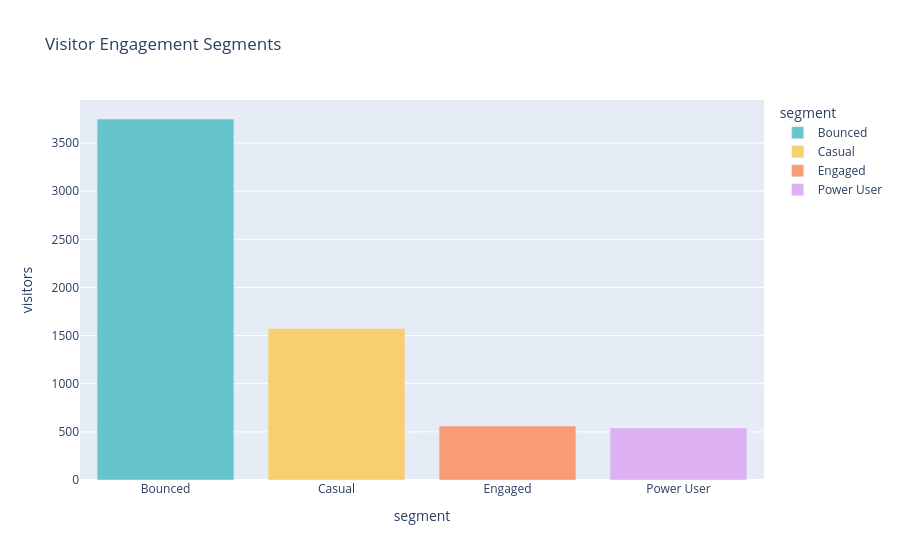

Notebook code for this chart:
### Markdown cell above
## 9  Visitor Engagement Segments

Classify human visitors by how many page requests they made:

| Segment | Requests per IP |
|---------|----------------|
| Bounced | 1 |
| Casual | 2–4 |
| Engaged | 5–15 |
| Power User | 16+ |

### Code cell
visit_counts = df_humans.groupby('ip').size()

def segment(n):
    if n == 1:   return 'Bounced'
    if n <= 4:   return 'Casual'
    if n <= 15:  return 'Engaged'
    return 'Power User'

segments = visit_counts.apply(segment).value_counts().reset_index()
segments.columns = ['segment', 'visitors']

order = ['Bounced', 'Casual', 'Engaged', 'Power User']
segments['segment'] = pd.Categorical(segments['segment'], categories=order, ordered=True)
segments = segments.sort_values('segment')

fig = px.bar(
    segments, x='segment', y='visitors',
    title='Visitor Engagement Segments',
    color='segment',
    color_discrete_sequence=px.colors.qualitative.Pastel,
)
fig.show()

segments

### Figure 1 — Plotly figure (JSON) as saved in the notebook; plotly's stock layout.template omitted (floating-point values rounded to 4 significant figures)
{"data": [{"hovertemplate": "segment=%{x}<br>visitors=%{y}<extra></extra>", "legendgroup": "Bounced", "marker": {"color": "rgb(102, 197, 204)", "pattern": {"shape": ""}}, "name": "Bounced", "orientation": "v", "showlegend": true, "textposition": "auto", "type": "bar", "x": ["Bounced"], "xaxis": "x", "y": [3750], "yaxis": "y"}, {"hovertemplate": "segment=%{x}<br>visitors=%{y}<extra></extra>", "legendgroup": "Casual", "marker": {"color": "rgb(246, 207, 113)", "pattern": {"shape": ""}}, "name": "Casual", "orientation": "v", "showlegend": true, "textposition": "auto", "type": "bar", "x": ["Casual"], "xaxis": "x", "y": [1575], "yaxis": "y"}, {"hovertemplate": "segment=%{x}<br>visitors=%{y}<extra></extra>", "legendgroup": "Engaged", "marker": {"color": "rgb(248, 156, 116)", "pattern": {"shape": ""}}, "name": "Engaged", "orientation": "v", "showlegend": true, "textposition": "auto", "type": "bar", "x": ["Engaged"], "xaxis": "x", "y": [560], "yaxis": "y"}, {"hovertemplate": "segment=%{x}<br>visitors=%{y}<extra></extra>", "legendgroup": "Power User", "marker": {"color": "rgb(220, 176, 242)", "pattern": {"shape": ""}}, "name": "Power User", "orientation": "v", "showlegend": true, "textposition": "auto", "type": "bar", "x": ["Power User"], "xaxis": "x", "y": [541], "yaxis": "y"}], "layout": {"barmode": "relative", "legend": {"title": {"text": "segment"}, "tracegroupgap": 0}, "title": {"text": "Visitor Engagement Segments"}, "xaxis": {"anchor": "y", "categoryarray": ["Bounced", "Casual", "Engaged", "Power User"], "categoryorder": "array", "domain": [0, 1], "title": {"text": "segment"}}, "yaxis": {"anchor": "x", "domain": [0, 1], "title": {"text": "visitors"}}}}
